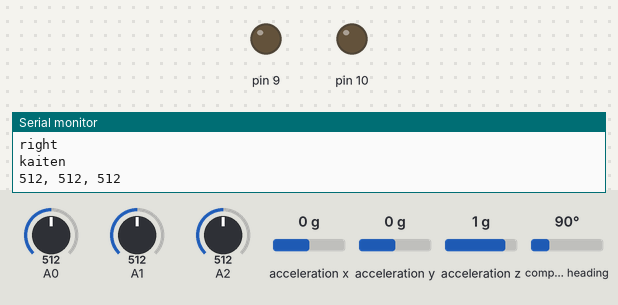
The sketch below on a simulated Arduino Uno, built with avr-gcc and run on an emulated ATmega328P. On the bench: output pins drawn as LEDs (lit = HIGH), the last lines printed to the serial monitor. The test bench sets the inputs (shaded band); at power-on: A0 = 512, A2 = 512, compass heading 90°, A1 = 512, acceleration x 0 g, acceleration y 0 g, acceleration z 1 g.

Above: at 2.2 s.
2.3 s: A0 set to 411
3.8 s: A0 set to 386
6.0 s: A2 set to 417
7.7 s: A2 set to 391
At 8.8 s:
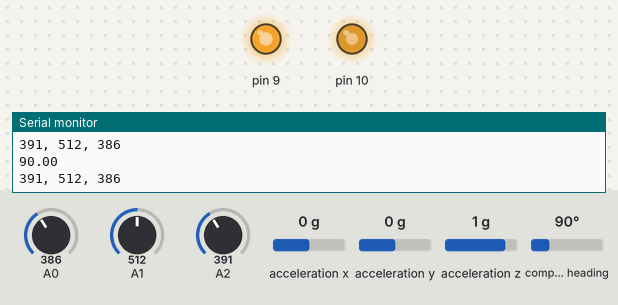
10.0 s: compass heading set to 175°
11.7 s: compass heading set to 187°
At 14.0 s:
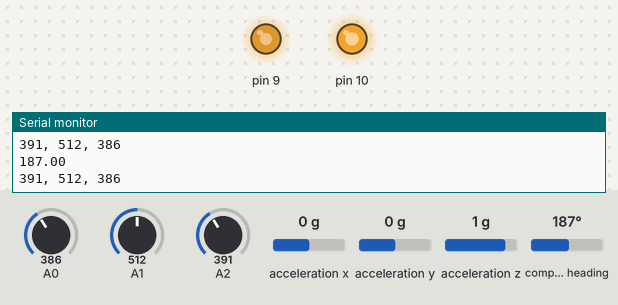
Timing chart, 0 to 15.0 s (numbered marks = the images above; inputs shaded):
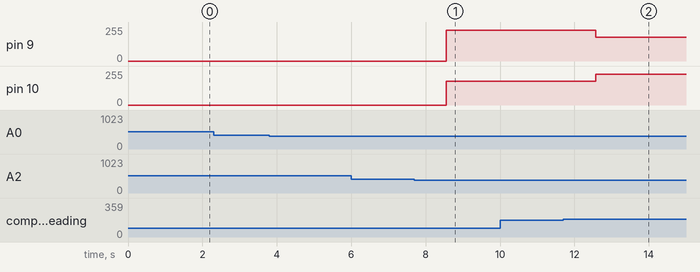

The sketch:

kyori_sensor_hosei.ino
```cpp
#include <Wire.h>
#include <Adafruit_Sensor.h>
#include <Adafruit_BNO055.h>
#include <utility/imumaths.h>

Adafruit_BNO055 bno = Adafruit_BNO055(-1, 0x28);

void setup(void)
{
  Serial.begin(115200);
  Serial.println("Orientation Sensor Raw Data Test"); Serial.println("");
  if (!bno.begin())
  {
    Serial.print("Ooops, no BNO055 detected ... Check your wiring or I2C ADDR!");
    while (1);
  }
  delay(1000);
  bno.setExtCrystalUse(true);
  Serial.println("Calibration status values: 0=uncalibrated, 3=fully calibrated");
}


void loop() {
  imu::Vector<3> euler = bno.getVector(Adafruit_BNO055::VECTOR_EULER);
  int gyro_x = euler.x();
  Serial.println(euler.x());

  int s_left = analogRead(A2);
  int s_center = analogRead(A1);
  int s_right = analogRead(A0);
  int hosei = 0;

  if (s_left > 400 || s_center > 20000 || s_right > 400) {
    hosei = 0;
    kaiten(s_left, s_center, s_right);
    Serial.println("kaiten");
  } else {
    hosei = 1;
  }

  Serial.print(s_left);
  Serial.print(", ");
  Serial.print(s_center);
  Serial.print(", ");
  Serial.println(s_right);
  delay(500);

  if (hosei == 1) {
    //通常走行方向補正
    if (gyro_x < 359.50 && gyro_x > 180) {
      cw(0, 180);
    } else if (gyro_x > 0.50 && gyro_x < 180) {
      ccw(0, 180);
    } else {
      moter(0, 180);
    }
  }

}

void moter(int rot, int pwm) {
  int pwm_l = pwm + 30;

  if (rot) {
    digitalWrite(9, LOW);
    analogWrite(3, pwm_l);
    analogWrite(10, pwm);
    digitalWrite(11, LOW);
  } else {
    analogWrite(9, pwm_l);
    digitalWrite(3, LOW);
    digitalWrite(11, LOW);
    analogWrite(10, pwm);
  }
  return 0;
}

void cw(int rot, int pwm) {

  int pwm_r = pwm + 50;

  if (rot) {
    digitalWrite(9, LOW);
    analogWrite(3, pwm);
    analogWrite(11, pwm_r);
    digitalWrite(10, LOW);
  } else {
    analogWrite(9, pwm);
    digitalWrite(3, LOW);
    digitalWrite(11, LOW);
    analogWrite(10, pwm_r);
  }
  return 0;
}

void ccw(int rot, int pwm) {

  int pwm_r = pwm + 50;

  if (rot) {
    digitalWrite(9, LOW);
    analogWrite(3, pwm_r);
    analogWrite(11, pwm);
    digitalWrite(10, LOW);
  } else {
    analogWrite(9, pwm_r);
    digitalWrite(3, LOW);
    digitalWrite(11, LOW);
    analogWrite(10, pwm);
  }
  return 0;
}

void brake_moter() {
  digitalWrite(3, HIGH);
  digitalWrite(9, HIGH);
  digitalWrite(10, HIGH);
  digitalWrite(11, HIGH);
  digitalWrite(13, HIGH);
  return 0;
}

void kaiten(int left, int center, int right) {
//  if (center < 200) {
//    if (left > 500) {
//      analogWrite(9, LOW);//100
//      digitalWrite(3, LOW);
//      digitalWrite(11, LOW);
//      analogWrite(10, LOW);
//      delay(300);
//    } else if (right > 500) {
//      analogWrite(9, LOW);
//      digitalWrite(3, LOW);
//      digitalWrite(11, LOW);
//      analogWrite(10, LOW);//100
//      delay(300);
//    } else {
//      analogWrite(9, LOW);
//      digitalWrite(3, LOW);
//      digitalWrite(11, LOW);
//      analogWrite(10, LOW);//100
//      delay(800);
//    }

  if (right > 400) {
    analogWrite(9, 100);//100
    digitalWrite(3, LOW);
    digitalWrite(11, LOW);
    analogWrite(10, 0);
    Serial.println("right");
  } else if (left > 400) {
    analogWrite(9, 0);
    digitalWrite(3, LOW);
    digitalWrite(11, LOW);
    analogWrite(10, 100);//100
    Serial.println("left");
  }

  analogWrite(9, LOW);
  digitalWrite(3, LOW);
  digitalWrite(11, LOW);
  analogWrite(10, LOW);

  return 0;
}
```

Measured:
- the behaviour switches between 401 and 400 on A2 (found by bisection; images 0 and 1)
- the behaviour switches between 180 and 181° on compass heading (found by bisection; images 1 and 2)
- after the input at 7.7 s, pin 9: 0/255 → 230/255 after 0.85 s; pin 10: 0/255 → 180/255 after 0.85 s
- after the input at 11.7 s, pin 9: 230/255 → 180/255 after 0.87 s; pin 10: 180/255 → 230/255 after 0.87 s
